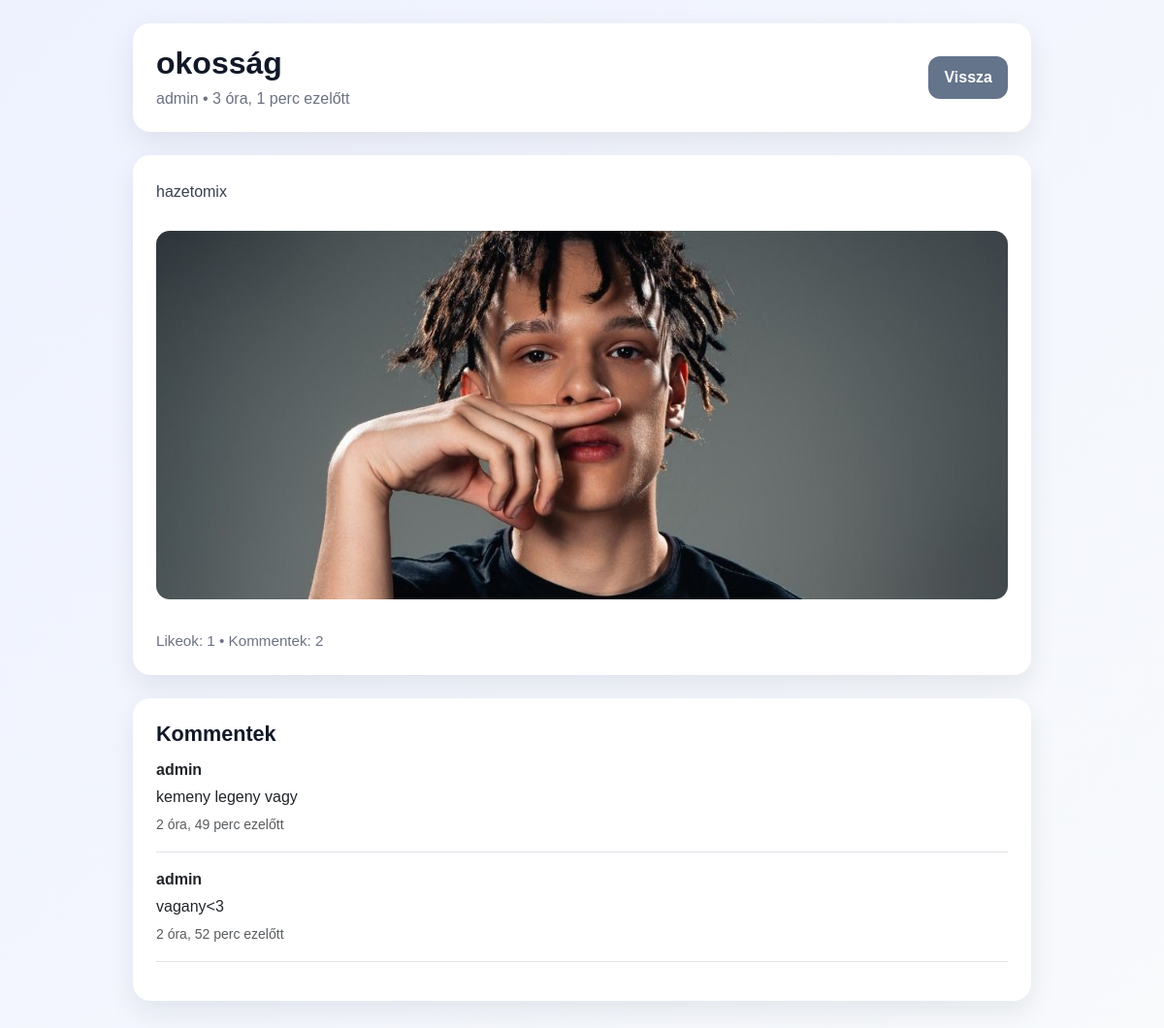
The app's page /post/2/ with its own data.
### social/models.py (models this page shows, shortened)
class Post(models.Model):
    title = models.CharField(max_length=200)
    content = models.TextField()
    author = models.ForeignKey(User, on_delete=models.CASCADE)
    created_at = models.DateTimeField(default=timezone.now)
    image = models.ImageField(upload_to='posts/', blank=True, null=True)
    likes = models.ManyToManyField(User, related_name='liked_posts', blank=True)

class Comment(models.Model):
    post = models.ForeignKey(Post, on_delete=models.CASCADE, related_name='comments')
    author = models.ForeignKey(User, on_delete=models.CASCADE)
    content = models.TextField()
    created_at = models.DateTimeField(auto_now_add=True)

### social/views.py (the view)
# urls.py: path('post/<int:post_id>/', views.post_detail, name='post_detail'),
def post_detail(request, post_id):
    post = get_object_or_404(Post, id=post_id)
    comments = post.comments.all().order_by('-created_at')
    if request.method == 'POST':
        if request.user.is_authenticated:
            form = CommentForm(request.POST)
            if form.is_valid():
                comment = form.save(commit=False)
                comment.post = post
                comment.author = request.user
                comment.save()
                return redirect('post_detail', post_id=post.id)
        else:
            return redirect('login')
    else:
        form = CommentForm()
    return render(request, 'post_detail.html', {
        'post': post,
        'comments': comments,
        'form': form
    })

### social/templates/post_detail.html (shortened to what this page needs)
{% load static %}
<!DOCTYPE html>
<html>
<head>
    <link rel="stylesheet" href="https://cdn.jsdelivr.net/npm/bootstrap@5.3.0/dist/css/bootstrap.min.css">
    <link rel="stylesheet" href="{% static 'css/style.css' %}">
</head>
<body>
    <div class="container py-4">
        <div class="page-header d-flex justify-content-between align-items-center flex-wrap gap-3">
            <div>
                <h1 class="page-title">{{ post.title }}</h1>
                <p class="subtitle">{{ post.author.username }} • {{ post.created_at|timesince }} ezelőtt</p>
            </div>
            <div class="top-buttons">
                <a href="{% url 'home' %}" class="btn btn-secondary">Vissza</a>
            </div>
        </div>
        <div class="card mb-4">
            <div class="card-body">
                <p class="card-text">{{ post.content }}</p>
                {% if post.image %}
                    <img src="{{ post.image.url }}" class="post-image" alt="Poszt kép">
                {% endif %}
                <p class="post-meta mt-3">Likeok: {{ post.likes.count }} • Kommentek: {{ comments.count }}</p>
            </div>
        </div>
        <div class="card mb-4">
            <div class="card-body">
                <h4 class="card-title">Kommentek</h4>
                {% for comment in comments %}
                    <div class="mb-3 pb-3 border-bottom">
                        <p class="mb-1"><strong>{{ comment.author.username }}</strong></p>
                        <p class="mb-1">{{ comment.content }}</p>
                        <small class="text-muted">{{ comment.created_at|timesince }} ezelőtt</small>
                    </div>
                {% empty %}
                    <p class="mb-0 text-muted">Még nincs komment.</p>
                {% endfor %}
            </div>
        </div>
    </div>
</body>
</html>

### static/css/style.css (style rules this page uses)
body { background: linear-gradient(135deg, #eef2ff, #f8fafc); font-family: Arial, sans-serif; color: #1f2937; min-height: 100vh; }
.container { max-width: 950px; }
.page-header { background: #ffffff; border-radius: 18px; padding: 22px 24px; box-shadow: 0 10px 30px rgba(0, 0, 0, 0.08); margin-bottom: 24px; }
.page-title { margin: 0; font-size: 2rem; font-weight: 700; color: #111827; }
.subtitle { color: #6b7280; margin-top: 6px; margin-bottom: 0; }
.card { border: none; border-radius: 18px; box-shadow: 0 12px 28px rgba(15, 23, 42, 0.08); overflow: hidden; transition: transform 0.2s ease, box-shadow 0.2s ease; background: #ffffff; }
.card-body { padding: 24px; }
.card-title { font-size: 1.35rem; font-weight: 700; color: #111827; margin-bottom: 12px; }
.card-text { color: #374151; line-height: 1.7; }
.post-image { width: 100%; max-height: 380px; object-fit: cover; border-radius: 14px; margin-top: 10px; margin-bottom: 16px; }
.post-meta { color: #6b7280; font-size: 0.95rem; margin-bottom: 0; }
.btn { border-radius: 12px; font-weight: 600; padding: 10px 16px; border: none; }
.btn-secondary { background: #64748b; }
.top-buttons { display: flex; gap: 10px; flex-wrap: wrap; }
a { text-decoration: none; }

### records on screen
Post: title "okosság", author.username "admin", created_at "3 óra, 1 perc", content "hazetomix", image (picture), likes.count "1"
Comment: author.username "admin", content "kemeny legeny vagy", created_at "2 óra, 49 perc"
Comment: author.username "admin", content "vagany<3", created_at "2 óra, 52 perc"

### other values on screen
{{ comments.count }} "2"
